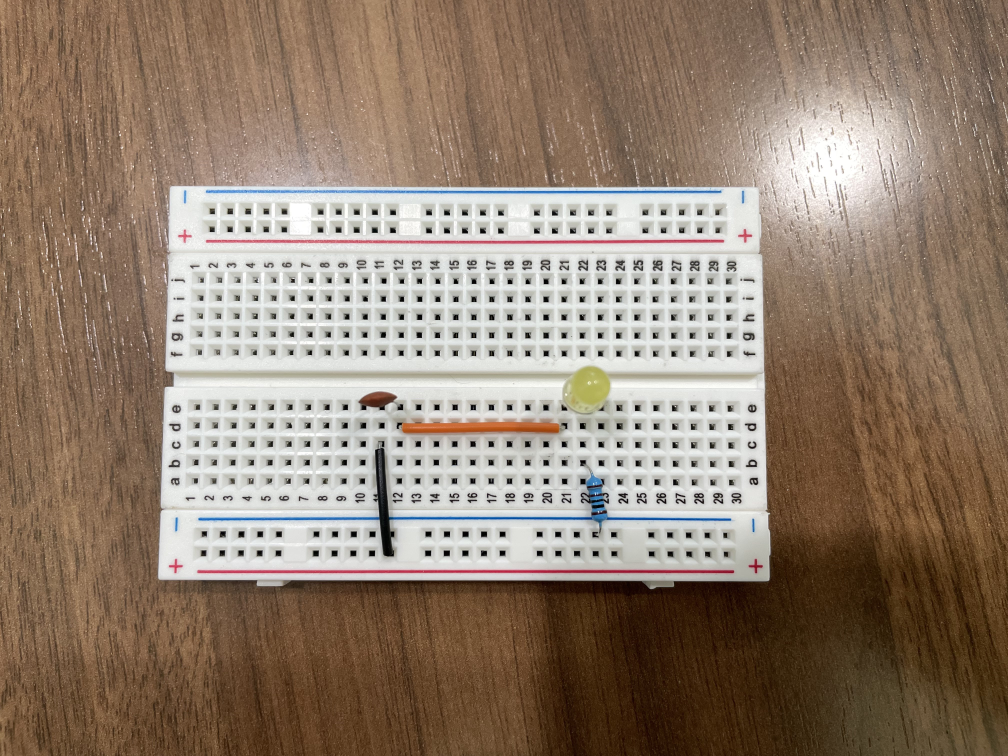
#> input picture breadboard2.jpg, 4032 x 3024 px (shown at 1/4 size)
$ python tempCodeRunnerFile.py
#> lines starting #> are read from the running program, lines starting #| are printed output that depends on the picture; after the words box and inside, x2 and y2 are one past the last pixel; in counts of white or black regions, pixels touching at a corner belong together
import cv2

# Load the breadboard image
image = cv2.imread('breadboard2.jpg')
#> image is the input picture: shape (3024, 4032, 3); mean B, G, R 111.4, 127.7, 145.7

# Check if the image was loaded successfully
if image is None:
    print("Error: Could not load the image.")
else:
    max_width = 800
    height, width, _ = image.shape
#> height = 3024; width = 4032

    if width > max_width:
        ratio = max_width / width
#> ratio = 0.198
        new_height = int(height * ratio)
#> new_height = 600
        image = cv2.resize(image, (max_width, new_height))
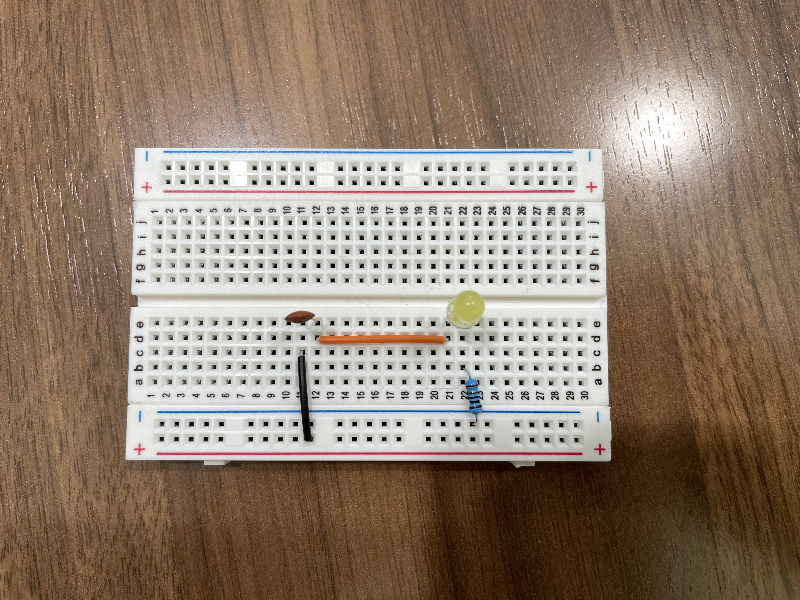
#> image: shape (600, 800, 3); mean B, G, R 111.3, 127.5, 145.6
    # Convert the image to grayscale
    gray = cv2.cvtColor(image, cv2.COLOR_BGR2GRAY)
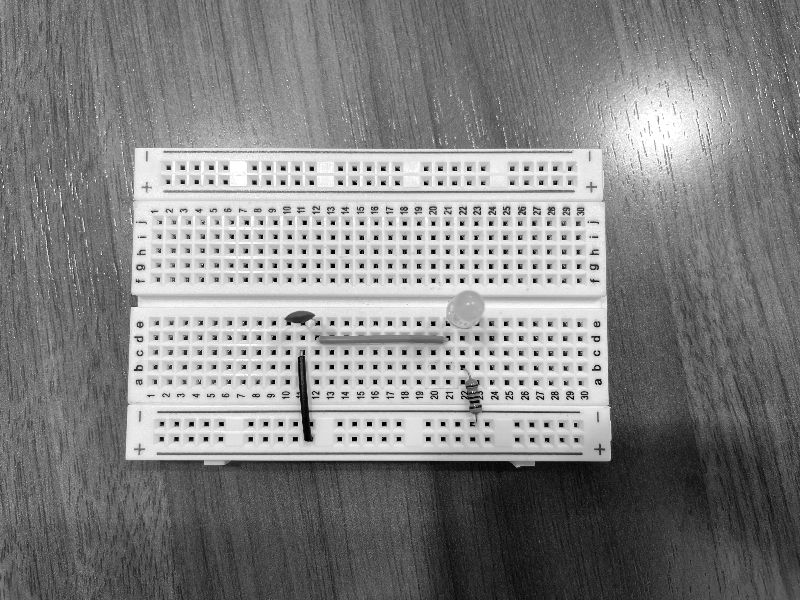
#> gray: shape (600, 800); min 0, max 255, mean 131.1

    # Apply Gaussian blur to reduce noise
    blurred = cv2.GaussianBlur(gray, (5, 5), 0)

    # Thresholding to create a binary image
    _, binary_image = cv2.threshold(blurred, 180, 255, cv2.THRESH_BINARY)
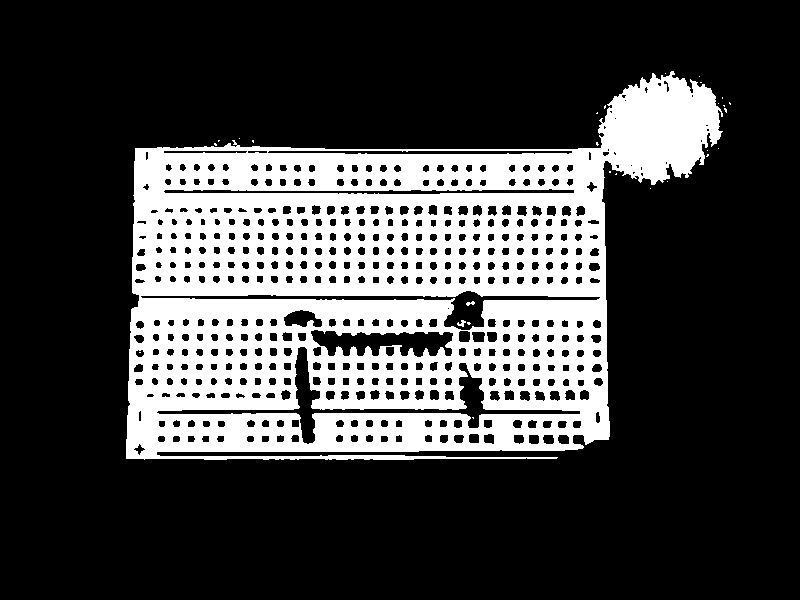
#> binary_image: shape (600, 800); 25.9% white; 28 white regions (25 under 20 px), largest, box (x1, y1, x2, y2) and area: (126, 71, 723, 460) 124055, (457, 320, 466, 327) 33, (466, 301, 475, 306) 26

    # Apply edge detection
    edges = cv2.Canny(binary_image, 100, 200)  # Adjust the thresholds as needed
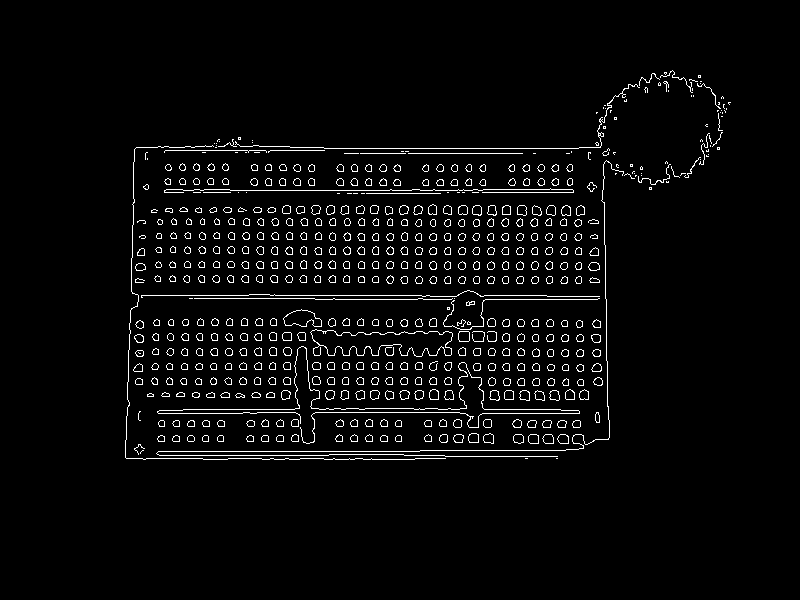
#> edges: shape (600, 800); 3.6% white in thin lines or dots, all inside (x1, y1, x2, y2) = (125, 70, 731, 460)

    # Find contours in the edge-detected image
    contours, _ = cv2.findContours(edges, cv2.RETR_EXTERNAL, cv2.CHAIN_APPROX_SIMPLE)
#> contours = 571 contours, 136 with area under 20; largest, box (x1, y1, x2, y2) and area: (310, 329, 453, 357) 2478, (283, 309, 322, 327) 426, (458, 331, 470, 342) 106, (557, 434, 569, 444) 85, (528, 434, 539, 444) 84

    # Define minimum contour area and aspect ratio for filtering
    min_contour_area = 10  # Adjust this value as needed
    min_aspect_ratio = 0.3  # Adjust as per your components
    max_aspect_ratio = 2.5  # Adjust as per your components

    # Draw bounding boxes around detected components
    for contour in contours:
        x, y, w, h = cv2.boundingRect(contour)
        aspect_ratio = float(w) / h

        if cv2.contourArea(contour) > min_contour_area and min_aspect_ratio <= aspect_ratio <= max_aspect_ratio:
            cv2.rectangle(image, (x, y), (x + w, y + h), (0, 255, 0), 2)  # Draw a green rectangle
#> this loop made 571 passes
#> (x, y, w, h, aspect_ratio) on passes 3 to 5: (140, 450, 4, 4, 1), (134, 444, 11, 11, 1), (395, 435, 7, 7, 1)
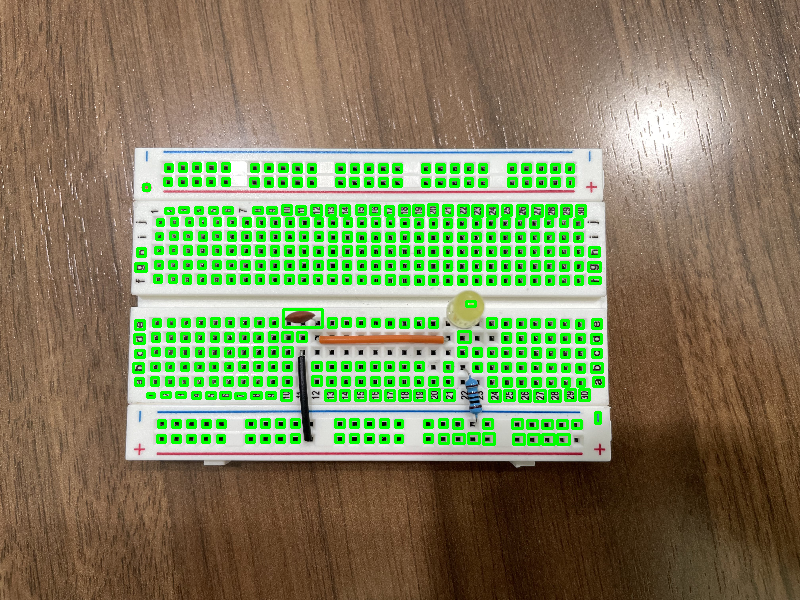
#> image: shape (600, 800, 3); 8.39% of pixels changed, all inside (x1, y1, x2, y2) = (132, 162, 605, 446)

    # Display the result (you can save it using cv2.imwrite() as well)
    cv2.imshow('Breadboard Components', image)
    cv2.waitKey(0)
    cv2.destroyAllWindows()

$ run again, with breadboard3.jpg copied over breadboard2.jpg
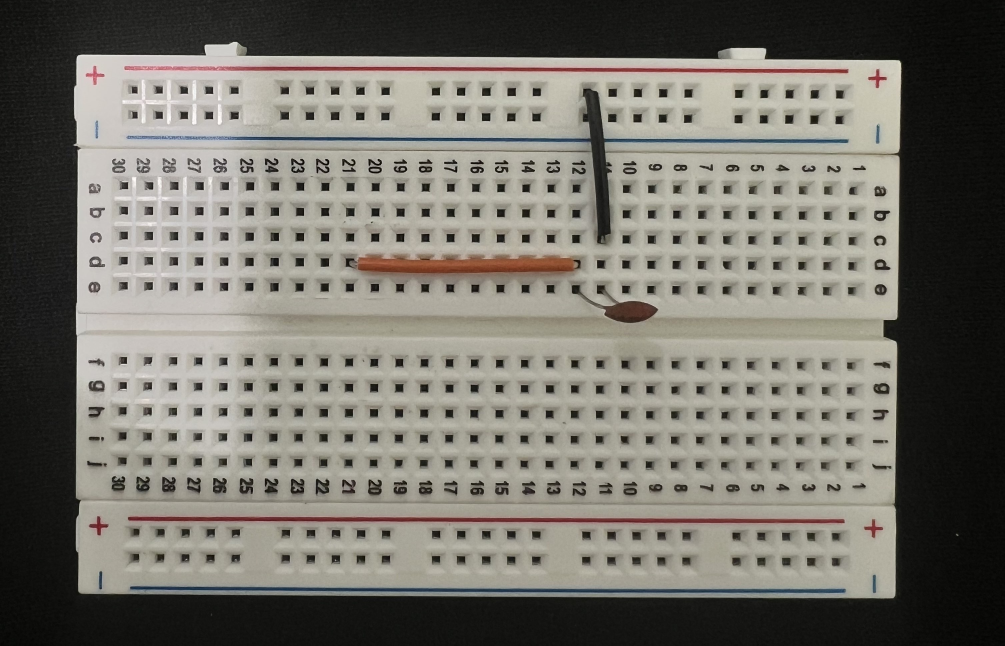
#> input picture breadboard3.jpg, 3015 x 1938 px (shown at 1/3 size)
#> image is the input picture: shape (1938, 3015, 3); mean B, G, R 106.1, 113.9, 116.8
#> `_, binary_image = cv2.threshold(blurred, 180, 255, cv2.THRESH_BINARY)`:
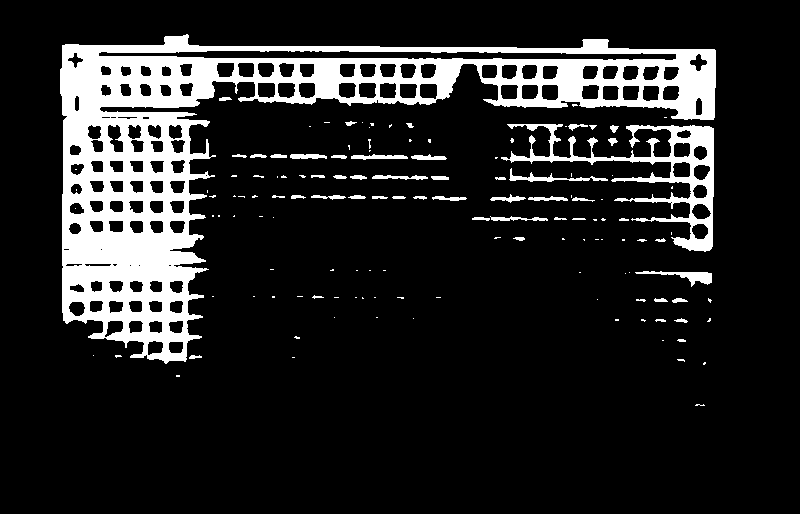
#> binary_image: shape (514, 800); 14.1% white; 134 white regions (84 under 20 px), largest, box (x1, y1, x2, y2) and area: (60, 34, 716, 364) 48811, (501, 124, 714, 252) 5278, (635, 271, 712, 287) 421
#> edges: shape (514, 800); 3.3% white in thin lines or dots, all inside (x1, y1, x2, y2) = (59, 34, 716, 407)
#> contours = 328 contours, 213 with area under 20; largest, box (x1, y1, x2, y2) and area: (98, 50, 676, 60) 3221, (87, 125, 103, 152) 251, (257, 82, 275, 98) 235, (358, 82, 376, 98) 232, (419, 83, 437, 99) 232
#> the loop `for contour in contours:` made 328 passes
#> (x, y, w, h, aspect_ratio) on passes 2 to 4: (697, 403, 8, 4, 2), (176, 374, 4, 3, 1.33), (705, 364, 1, 1, 1)
#> after the loop `for contour in contours:`:
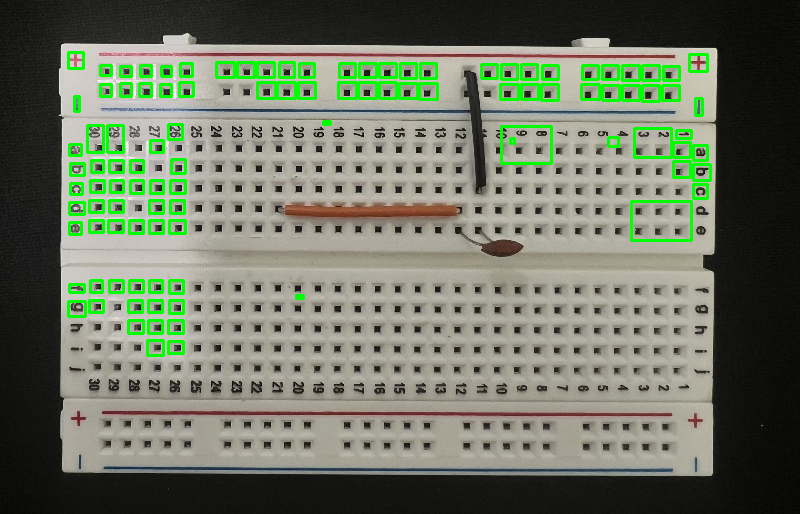
#> image: shape (514, 800, 3); mean B, G, R 98.2, 116.8, 108.3

$ run again, with breadboard4.jpg copied over breadboard2.jpg
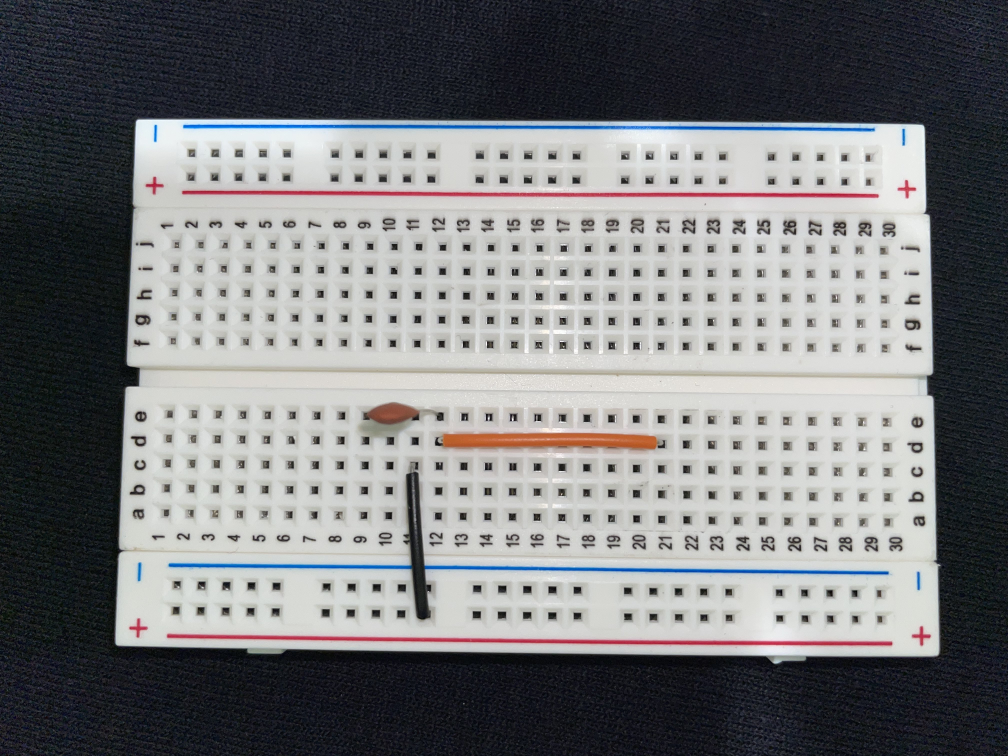
#> input picture breadboard4.jpg, 4032 x 3024 px (shown at 1/4 size)
#> image is the input picture: shape (3024, 4032, 3); mean B, G, R 122.3, 120.5, 119.5
#> `_, binary_image = cv2.threshold(blurred, 180, 255, cv2.THRESH_BINARY)`:
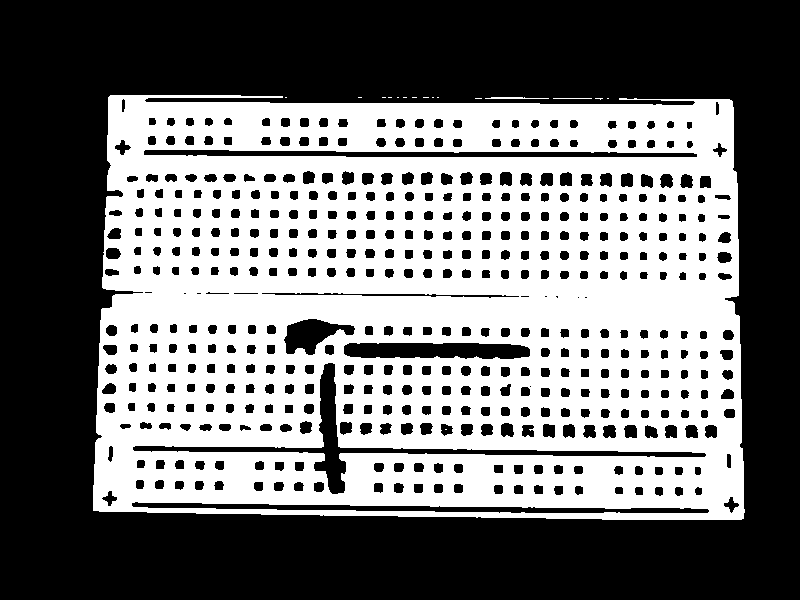
#> binary_image: shape (600, 800); 45% white; 17 white regions (14 under 20 px), largest, box (x1, y1, x2, y2) and area: (93, 95, 745, 520) 215604, (485, 97, 549, 99) 97, (553, 98, 592, 99) 39
#> edges: shape (600, 800); 4.6% white in thin lines or dots, all inside (x1, y1, x2, y2) = (92, 94, 745, 520)
#> contours = 512 contours, 43 with area under 20; largest, box (x1, y1, x2, y2) and area: (132, 362, 706, 494) 4728, (131, 501, 709, 513) 2783, (143, 149, 697, 157) 2682, (343, 342, 530, 359) 2644, (284, 318, 355, 355) 1392
#> the loop `for contour in contours:` made 512 passes
#> (x, y, w, h, aspect_ratio) on passes 1 to 3: (131, 501, 578, 12, 48.17), (723, 496, 16, 17, 0.941), (102, 490, 15, 16, 0.938)
#> after the loop `for contour in contours:`:
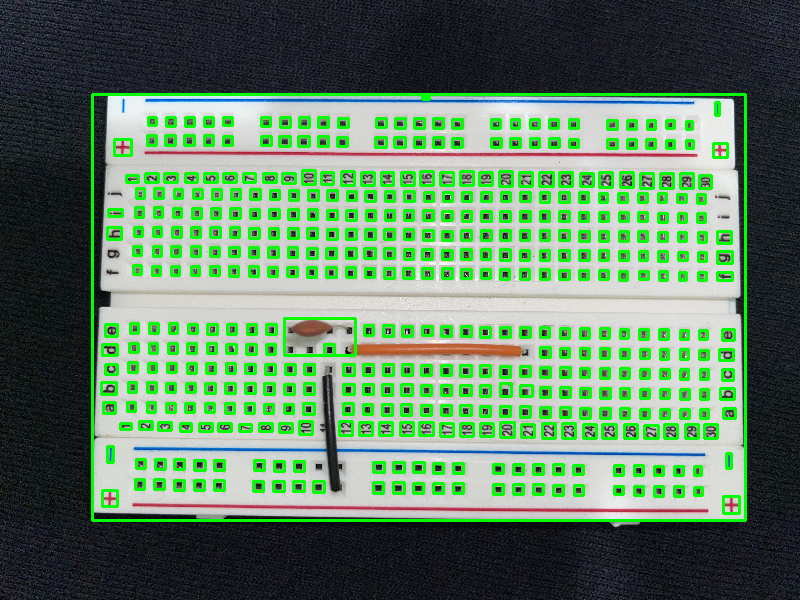
#> image: shape (600, 800, 3); mean B, G, R 99.7, 129.8, 96.7

$ run again, with breadboard5.jpg copied over breadboard2.jpg
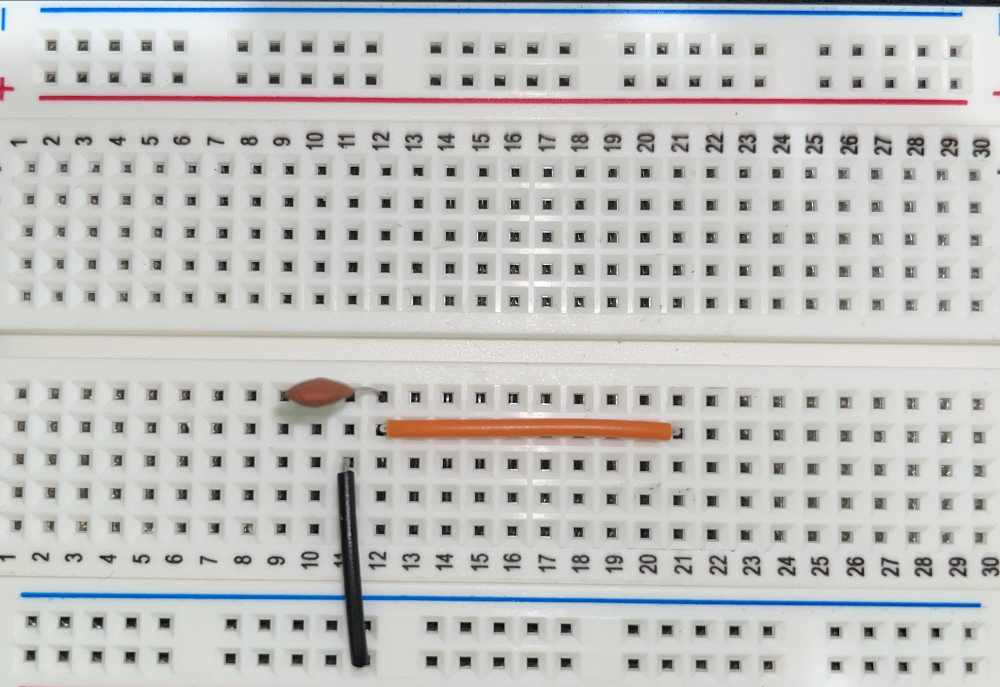
#> input picture breadboard5.jpg, 3000 x 2060 px (shown at 1/3 size)
#> image is the input picture: shape (2060, 3000, 3); mean B, G, R 191.5, 193.2, 193.1
#> `_, binary_image = cv2.threshold(blurred, 180, 255, cv2.THRESH_BINARY)`:
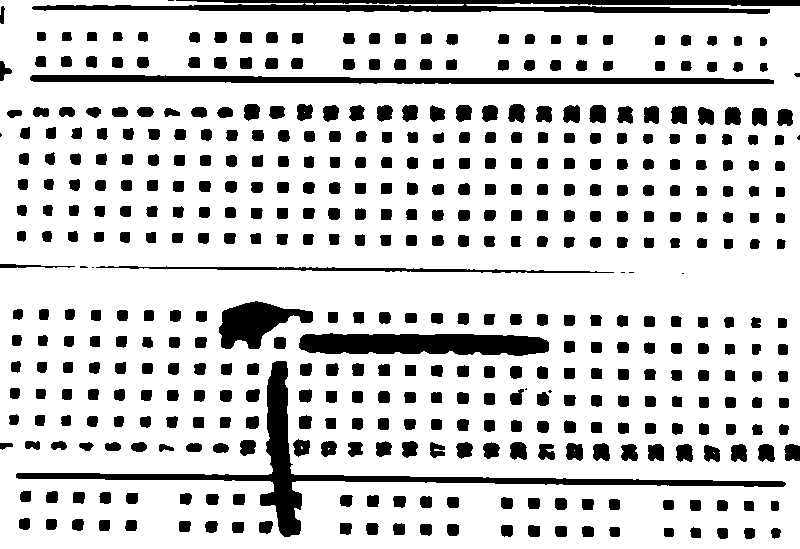
#> binary_image: shape (549, 800); 81.4% white; 457 black regions (10 under 20 px), largest, box (x1, y1, x2, y2) and area: (16, 361, 786, 537) 8104, (32, 0, 800, 14) 6447, (299, 333, 549, 356) 4682
#> edges: shape (549, 800); 5.7% white in thin lines or dots
#> contours = 495 contours, 59 with area under 20; largest, box (x1, y1, x2, y2) and area: (15, 360, 786, 537) 8102, (298, 332, 549, 356) 4706, (29, 74, 774, 84) 4502, (218, 300, 313, 349) 2476, (589, 104, 606, 123) 268
#> the loop `for contour in contours:` made 495 passes
#> (x, y, w, h, aspect_ratio) on passes 1 to 3: (770, 527, 11, 12, 0.917), (743, 527, 12, 12, 1), (716, 527, 12, 12, 1)
#> after the loop `for contour in contours:`:
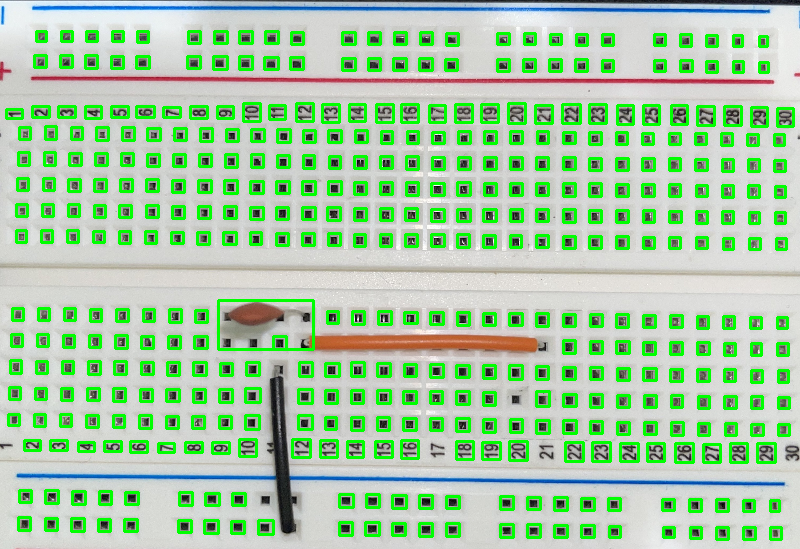
#> image: shape (549, 800, 3); mean B, G, R 163.6, 202, 164.7
